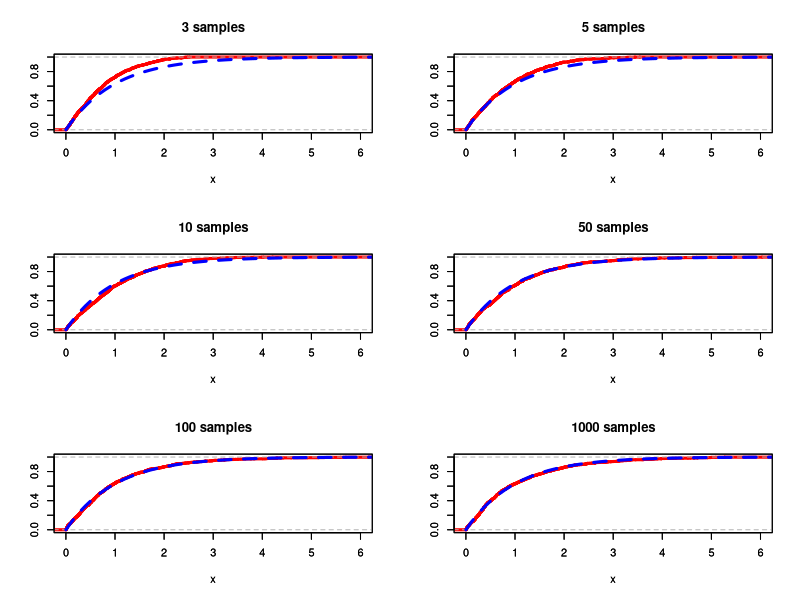
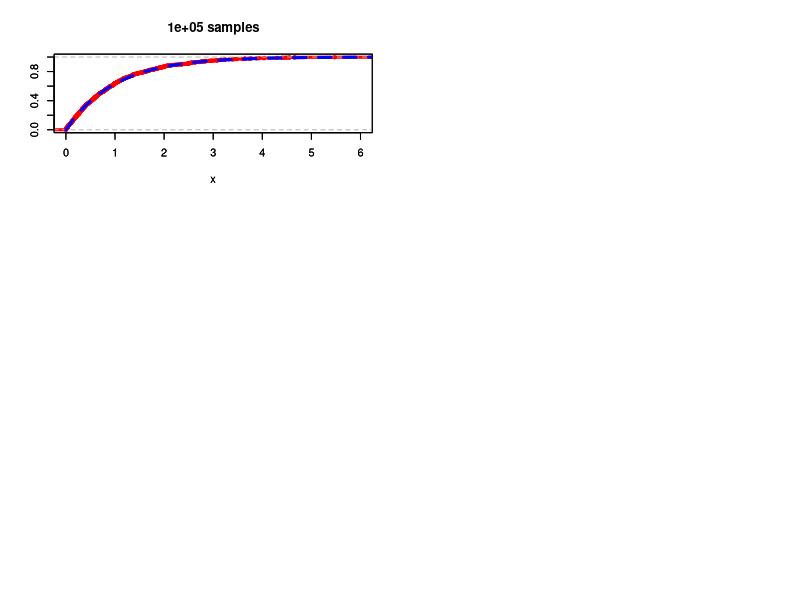

Write the R code that produced these figures, in order.
#Peter Rosenquist 
simMinUnif <- function(n, B){
  Xn <- NULL
  for(i in 1:B){
    data <- runif(n, 0, 1)
    minimum <- min(data)
    Xn <- c(Xn, minimum * n)
  }
  plot(ecdf(Xn), 
       xlim = c(0, 6), 
       ylim = c(0, 1),
       col = "red",
       lwd = 3,
       lty = 1,
       ylab = "",
       main = paste(n, "samples"))
  par(new=TRUE)
  curve(1 - exp(-x),
        xlim = c(0, 6),
        ylim = c(0,1), 
        col = "blue", 
        lwd = 3,
        lty = 2,
        ylab = "",
        from = 0, to = 10
        )
}
n_levels <- c(3,5,10,50,100,1000)
par(mfrow=c(3,2))
for(i in n_levels){
  simMinUnif(i, 1000)
}
#If we take the limit of the cdf of Xn, we see that it converges in
#distribution to the cdf of X, i.e. 1 - exp(-x) 
#      lim n-> inf (1 - (1 - F(x/n))^n) = 1 - exp(-x)
#We see pretty clear convergence as n->inf.  From approximately n >= 50, 
#the empirical cdf and the cdf of X ~ Exp(1) are nearly identical. 
#Bringing in an additional 2 orders of magnitude we see...
simMinUnif(n = 100000, 1000)
